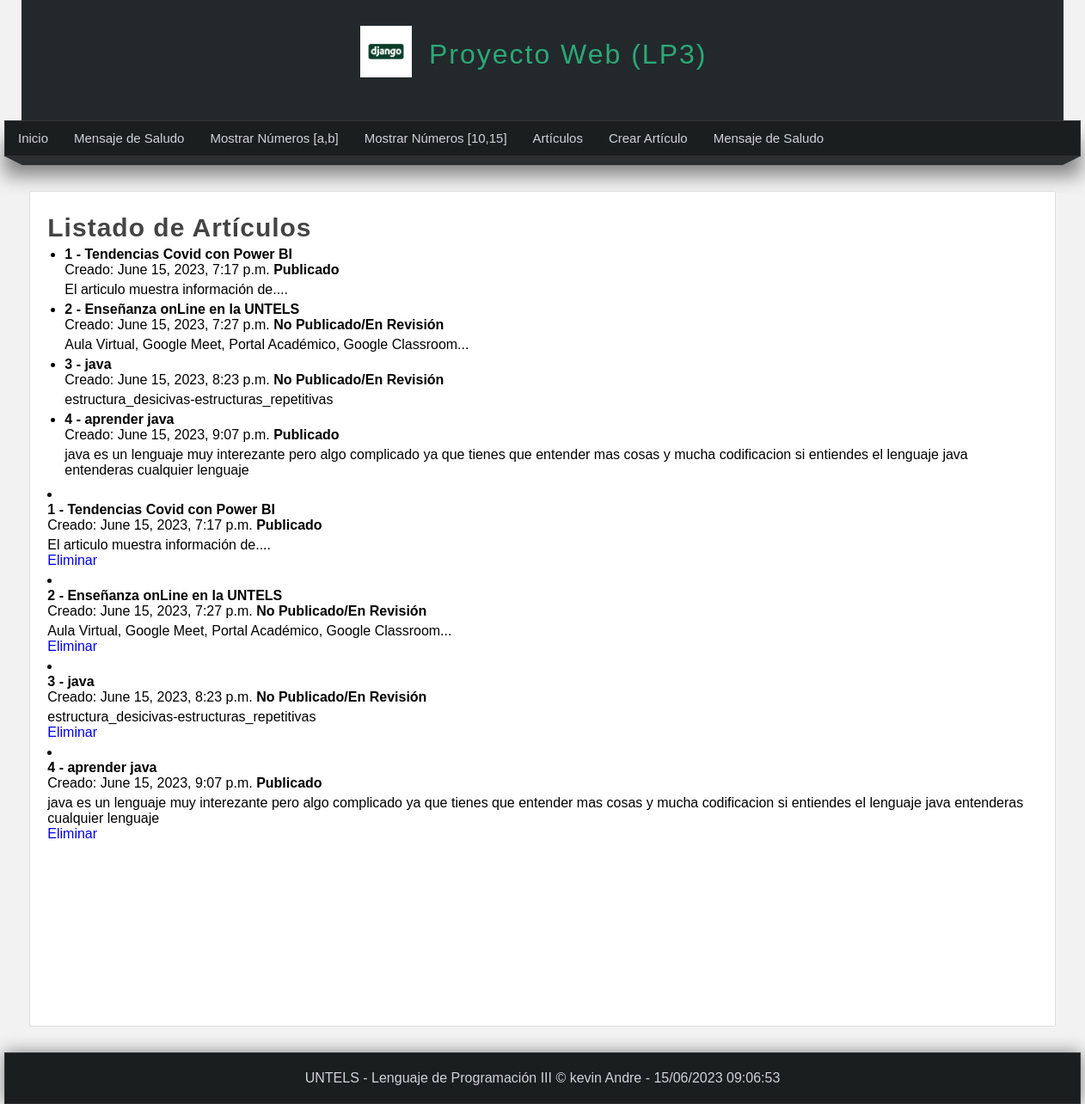
The page /listar-articulos/ on the database its author committed.
### miapp/models.py (models this page shows)
class Articulo(models.Model):
    titulo = models.CharField(max_length=150)
    contenido = models.TextField()
    imegen = models.ImageField(default='null')
    publicado = models.BooleanField()
    creado = models.DateTimeField(auto_now_add=True)
    actualizado = models.DateTimeField(auto_now=True)

### miapp/views.py (the view)
# urls.py: path('listar-articulos/',views.listar_articulos,name="listar_articulos"),
def listar_articulos(request):
    articulos = Articulo.objects.all()
    """articulos = Articulo.objects.filter(
        Q(titulo__contains="Py") |
        Q(titulo__contains="Hab")
        )"""
    return render(request, 'listar_articulos.html',{
        'articulos':articulos,
        'titulo': 'Listado de Artículos'
        })

### miapp/templates/listar_articulos.html (shortened to what this page needs)
{% extends 'layout.html' %}
{% block content %}
    <h1 class="title">{{titulo}} </h1>
    <ul>
        {% for articulo in articulos %}
            <li>
                <h4>{{articulo.id}} - {{articulo.titulo}}</h4>
                <span>Creado: {{articulo.creado}}</span>
                {% if articulo.publicado %}
                <strong> Publicado </strong>
                {% else %}
                <strong> No Publicado/En Revisión </strong>
                {% endif %}
                <p>{{articulo.contenido}}</p>
            </li>
        {% endfor %}
    </ul>
    {% for articulo in articulos %}
        <li>
            <h4>{{articulo.id}} - {{articulo.titulo}}</h4>
            <span>Creado: {{articulo.creado}}</span>
            {% if articulo.publicado %}
            <strong> Publicado </strong>
            {% else %}
            <strong> No Publicado/En Revisión </strong>
            {% endif %}
            <p>
                {{articulo.contenido}}<br>
                <a href="{% url 'eliminar_articulo' id=articulo.id %}">Eliminar</a>
            </p>
        </li>
    {% endfor %}
{% endblock %}

### miapp/templates/layout.html (shortened to what this page needs)
<!DOCTYPE html>
<html lang="es">
<head>
    {% load static %}
    <link rel="stylesheet" type="text/css" href="{% static 'css/style.css' %}" />
</head>
<body>
    <header>
        <div id="logotipo">
            <img src="{% static 'imagenes/1.jpg' %}" />
        <h1>Proyecto Web (LP3)</h1>
        </div>
        </header>
    <nav>
        <ul>
        <li>
        <a href="{% url 'inicio' %}"> Inicio</a>
        </li>
        <li>
        <a href="{% url 'saludo' %}"> Mensaje de Saludo</a>
        </li>
        <li>
        <a href="{% url 'rango' %}"> Mostrar Números [a,b]</a>
        </li>
        <li>
        <a href="{% url 'rango2' %}"> Mostrar Números [10,15]</a>
        </li>
        <li>
            <a href="{% url 'listar_articulos' %}"> Artículos</a>
        </li>
        <li>
            <a href="{% url 'create_articulo' %}"> Crear Artículo</a>
        </li>
        <li>
            <a href="{% url 'saludo' %}"> Mensaje de Saludo</a>
        </li>
        </ul>
    </nav>
    <div class="barra">
        <span class="esquina-izquierda"></span>
        <span class="relleno-barra"></span>
        <span class="esquina-derecha"></span>
        </div>
        <div id="content">
            <div class="box">
            {% block content %}{% endblock %}
                </div>
        </div>
        <footer>
        UNTELS - Lenguaje de Programación III &copy; kevin Andre - {% now "d/m/Y h:m:s" %}
        </footer>
</body>
</html>

### miapp/static/css/style.css (style rules this page uses)
* { margin: 0px; padding: 0px; font-family: Arial, Helvetica, sans-serif; text-decoration: none; }
body { background-color: #f2f2f2; }
header { width: 1212px; height: 140px; background-color: #23282B; margin: 0 auto; }
#logotipo { width: 35%; height: 130px; margin: 0 auto; padding-top: 10px; }
#logotipo img { display: block; width: 60px; float: left; margin-top: 20px; }
#logotipo h1 { display: block; float: left; margin-top: 35px; margin-left: 20px; letter-spacing: 2px; font-weight: lighter; color: #2ba977; }
nav { width: 1250px; height: 40px; margin: 0 auto; background-color: #1B1E1F; border: 1px solid #333333; box-shadow: 0px 22px 22px gray; font-size: 15px; }
nav ul { list-style: none; text-decoration: none; }
nav ul li { line-height: 40px; float: left; }
nav ul li a { display: block; padding-left: 15px; padding-right: 15px; color: #d1d4d6; }
.barra { width: 1250px; margin: 0 auto; }
.esquina-izquierda { display: block; border-left: 20px solid transparent; border-top: 10px solid #2B2F30; float: left; }
.esquina-derecha { display: block; border-right: 20px solid transparent; border-top: 10px solid #2B2F30; float: right; }
.relleno-barra { display: block; width: 1210px; height: 10px; background: #2B2F30; float: left; }
#content { width: 1212px; min-height: 930px; margin: 0 auto; margin-bottom: 30px; margin-top: 40px; }
.box { background: white; width: 95%; min-height: 930px; padding: 20px; border: 1px solid #ddd; border-radius: 2px; margin: 0 auto; }
.title { color: #444; letter-spacing: 1px; font-size: 30px; margin-bottom: 4px; margin-top: 5px; }
footer { width: 1250px; background-color: #1B1E1F; border: 1px solid #333; color: #d1d4d6; text-align: center; margin: 0 auto; padding-top: 20px; padding-bottom: 20px; box-shadow: 0px 0px 20px gray; }
.box p, .box h2, .box h3, .box ul { margin-bottom: 5px; margin-top: 5px; }
.box ul, .box ol { margin-left: 20px; margin-bottom: 10px; }

### rows shown on the page
Articulo: id "1", titulo "Tendencias Covid con Power BI", creado "June 15, 2023, 7:17 p.m.", publicado "Publicado", contenido "El articulo muestra información de...."
Articulo: id "2", titulo "Enseñanza onLine en la UNTELS", creado "June 15, 2023, 7:27 p.m.", publicado "No Publicado/En Revisión", contenido "Aula Virtual, Google Meet, Portal Académico, Google Classroom..."
Articulo: id "3", titulo "java", creado "June 15, 2023, 8:23 p.m.", publicado "No Publicado/En Revisión", contenido "estructura_desicivas-estructuras_repetitivas"
Articulo: id "4", titulo "aprender java", creado "June 15, 2023, 9:07 p.m.", publicado "Publicado", contenido "java es un lenguaje muy interezante pero algo complicado ya que tienes que entender mas cosas y mucha codificacion si entiendes el lenguaje java entenderas cualquier lenguaje"

### other values the page prints
{{ titulo }} "Listado de Artículos"
